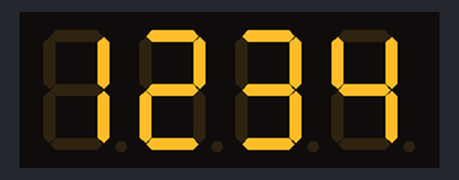
Recording of a sketch running on a simulated ESP32. Parts: 4-digit seven-segment display. What the sketch prints to the serial monitor is not drawn.

Above: at 0.5 s.
At 6.2 s:
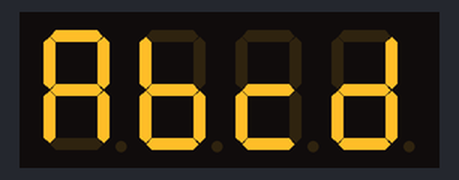
At 13.2 s:
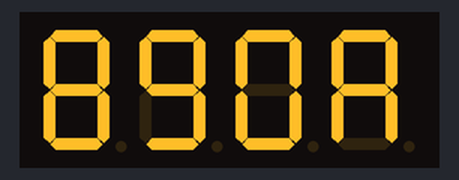
At 15.2 s:
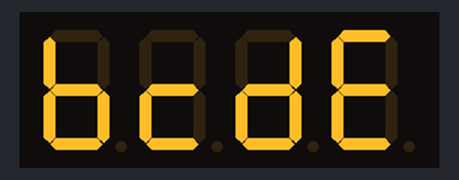
At 16.7 s:
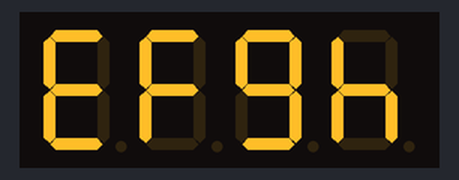
At 20.7 s:
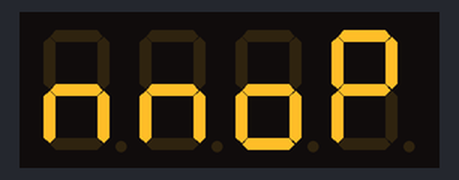

Measured:
- what the display in image 1 shows lasts 2.0 s, from 6.2 s to 8.2 s
- what the display in image 2 shows lasts 0.5 s, from 13.2 s to 13.7 s

The sketch:

TM1650_example01.ino
```cpp
#include <Wire.h>
#include <TM1650.h>

TM1650 d;

void setup()
{
  Wire.begin(13,14); //Join the bus as master

  Serial.begin(115200); //Start serial communication at 9600 for debug statements
  Serial.println("TM1650 Example Code");

  d.init();

}

void loop()
{
  d.displayOff();
  d.displayString("____");
  d.setBrightness(TM1650_MIN_BRIGHT);
  d.displayOn();
  delay(100);
  char line[] = "1234";

  d.displayString(line);
  d.setBrightnessGradually(TM1650_MAX_BRIGHT);
  delay(2000);
  d.setBrightnessGradually(TM1650_MIN_BRIGHT);
  d.displayOff();
  delay(1000);

  line[1] |= 128;
  d.displayOn();
  d.setBrightnessGradually(TM1650_MAX_BRIGHT);
  d.displayString(line);
  delay(2000);

//  for (int i=0; i<8; i++) {
//    d.setBrightness(i);
//    delay(500);
//  }

  d.displayString("abcd");
  delay(2000);

  d.displayString("789 ");
  delay(2000);

  if (d.displayRunning("1234567890abcdefghijklmnop")) {
    while (d.displayRunningShift()) delay(500);
  }
  delay(2000);

  for (int i = 0; i<20; i++) {
    d.displayOff();
    delay(200);
    d.displayOn();
    delay(200);
  }

  for (int i = 0; i<20; i++) {
    d.setBrightness(1);
    delay(200);
    d.setBrightness(7);
    delay(200);
  }

  for (int i = 0; i<20; i++) {
    for (int j = 0; j<4; j++) {
       d.setDot(j,true);
       delay(200);
    }
    for (int j = 0; j<4; j++) {
       d.setDot(j,false);
       delay(200);
    }
  }


}
```
